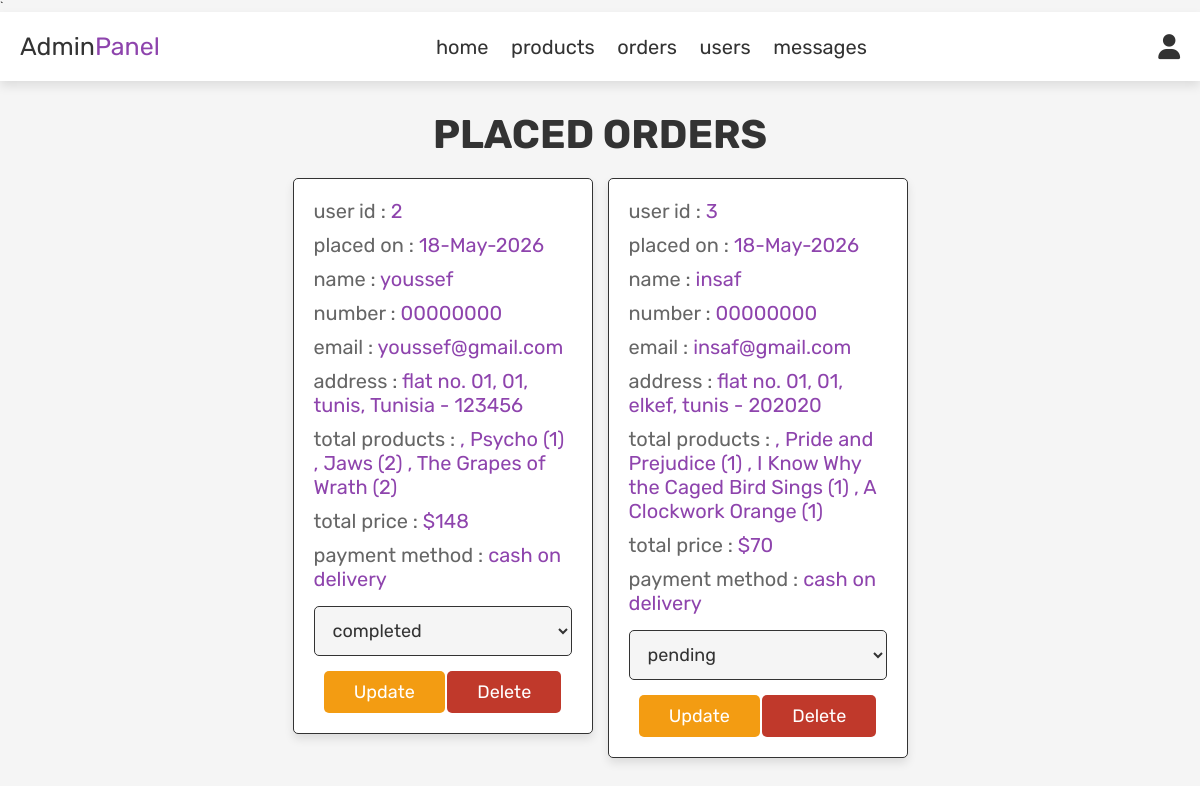
Page /admin_orders.php (signed in) on the committed database.
### tables this page shows
CREATE TABLE IF NOT EXISTS `orders` (
  `id` int NOT NULL AUTO_INCREMENT,
  `user_id` int NOT NULL,
  `name` varchar(100) NOT NULL,
  `number` varchar(20) NOT NULL,
  `email` varchar(100) NOT NULL,
  `method` varchar(50) NOT NULL,
  `address` varchar(255) NOT NULL,
  `total_products` varchar(500) NOT NULL,
  `total_price` int NOT NULL,
  `placed_on` varchar(50) NOT NULL,
  `payment_status` varchar(20) NOT NULL DEFAULT 'pending',
  PRIMARY KEY (`id`)
);

### admin_orders.php (the view, shortened to what this page needs)
<?php
include 'config.php';
?>
<!DOCTYPE html>
<html lang="en">
<head>
   <link rel="stylesheet" href="https://cdnjs.cloudflare.com/ajax/libs/font-awesome/6.0.0/css/all.min.css">
   <link rel="stylesheet" href="css/admin_style.css">
</head>
<body>
<?php include 'admin_header.php'; ?>
<section class="orders">
   <h1 class="title">placed orders</h1>
   <div class="box-container">
      <?php
      $select_orders = mysqli_query($conn, "SELECT * FROM `orders`") or die('query failed');
      if(mysqli_num_rows($select_orders) > 0){
         while($fetch_orders = mysqli_fetch_assoc($select_orders)){
      ?>
      <div class="box">
         <p> user id : <span><?php echo $fetch_orders['user_id']; ?></span> </p>
         <p> placed on : <span><?php echo $fetch_orders['placed_on']; ?></span> </p>
         <p> name : <span><?php echo $fetch_orders['name']; ?></span> </p>
         <p> number : <span><?php echo $fetch_orders['number']; ?></span> </p>
         <p> email : <span><?php echo $fetch_orders['email']; ?></span> </p>
         <p> address : <span><?php echo $fetch_orders['address']; ?></span> </p>
         <p> total products : <span><?php echo $fetch_orders['total_products']; ?></span> </p>
         <p> total price : <span>$<?php echo $fetch_orders['total_price']; ?></span> </p>
         <p> payment method : <span><?php echo $fetch_orders['method']; ?></span> </p>
         <form action="" method="post">
            <select name="update_payment">
               <option value="" selected disabled><?php echo $fetch_orders['payment_status']; ?></option>
            </select>
            <input type="submit" value="update" name="update_order" class="option-btn">
            <a href="admin_orders.php?delete=<?php echo $fetch_orders['id']; ?>" onclick="return confirm('delete this order?');" class="delete-btn">delete</a>
         </form>
      </div>
      <?php
         }
      }else{
         echo '<p class="empty">no orders placed yet!</p>';
      }
      ?>
   </div>
</section>
</body>
</html>

### css/admin_style.css (style rules this page uses)
:root { --purple:#8e44ad; --red:#c0392b; --orange:#f39c12; --black:#333; --white:#fff; --light-color:#666; --light-white:#ccc; --light-bg:#f5f5f5; --border:.1rem solid var(--black); --box-shadow:0 .5rem 1rem rgba(0,0,0,.1); }
* { font-family: 'Rubik', sans-serif; margin:0; padding:0; box-sizing: border-box; outline: none; border:none; text-decoration: none; transition:all .2s linear; }
html { font-size: 62.5%; overflow-x: hidden; }
body { background-color: var(--light-bg); }
section { padding:3rem 2rem; }
.title { text-align: center; margin-bottom: 2rem; text-transform: uppercase; color:var(--black); font-size: 4rem; }
.btn, .option-btn, .delete-btn, .white-btn { display: inline-block; margin-top: 1rem; padding:1rem 3rem; cursor: pointer; color:var(--white); font-size: 1.8rem; border-radius: .5rem; text-transform: capitalize; }
.option-btn { background-color: var(--orange); }
.delete-btn { background-color: var(--red); }
.orders .box-container { display: grid; grid-template-columns: repeat(auto-fit, 30rem); justify-content: center; gap:1.5rem; max-width: 1200px; margin:0 auto; align-items: flex-start; }
.orders .box-container .box { background-color: var(--white); padding:2rem; border:var(--border); box-shadow: var(--box-shadow); border-radius: .5rem; }
.orders .box-container .box p { padding-bottom: 1rem; font-size: 2rem; color:var(--light-color); }
.orders .box-container .box p span { color:var(--purple); }
.orders .box-container .box form { text-align: center; }
.orders .box-container .box form select { border-radius: .5rem; margin:.5rem 0; width: 100%; background-color: var(--light-bg); border:var(--border); padding:1.2rem 1.4rem; font-size: 1.8rem; color:var(--black); }

### rows in the picture
orders: user "2", placed_on "18-May-2026", name "youssef", number "00000000", email "youssef@gmail.com", address "flat no. 01, 01, tunis, Tunisia - 123456", total_products ", Psycho (1) , Jaws (2) , The Grapes of Wrath (2)", total_price "148", method "cash on delivery", update_payment "completed"
orders: user "3", placed_on "18-May-2026", name "insaf", number "00000000", email "insaf@gmail.com", address "flat no. 01, 01, elkef, tunis - 202020", total_products ", Pride and Prejudice (1) , I Know Why the Caged Bird Sings (1) , A Clockwork Orange (1)", total_price "70", method "cash on delivery", update_payment "pending"
